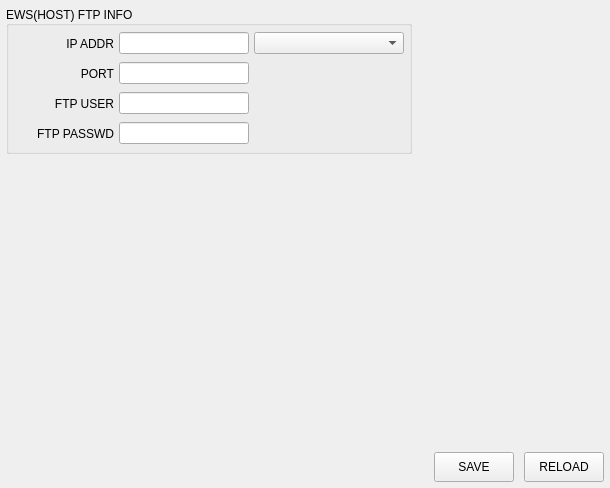
     <widget class="QWidget" name="tabFtp">
      <attribute name="icon">
       <iconset resource="../config.qrc">
        <normaloff>:/icon/ftp.ico</normaloff>:/icon/ftp.ico</iconset>
      </attribute>
      <attribute name="title">
       <string>FTP</string>
      </attribute>
      <layout class="QVBoxLayout" name="verticalLayout">
       <property name="spacing">
        <number>5</number>
       </property>
       <property name="leftMargin">
        <number>6</number>
       </property>
       <property name="topMargin">
        <number>6</number>
       </property>
       <property name="rightMargin">
        <number>6</number>
       </property>
       <property name="bottomMargin">
        <number>6</number>
       </property>
       <item>
        <layout class="QHBoxLayout" name="horizontalLayout_3">
         <property name="spacing">
          <number>5</number>
         </property>
         <item>
          <widget class="QGroupBox" name="gbSlotConfig_2">
           <property name="sizePolicy">
            <sizepolicy hsizetype="Preferred" vsizetype="Fixed">
             <horstretch>0</horstretch>
             <verstretch>0</verstretch>
            </sizepolicy>
           </property>
           <property name="minimumSize">
            <size>
             <width>230</width>
             <height>0</height>
            </size>
           </property>
           <property name="title">
            <string>EWS(HOST) FTP INFO</string>
           </property>
           <property name="alignment">
            <set>Qt::AlignLeading|Qt::AlignLeft|Qt::AlignVCenter</set>
           </property>
           <property name="flat">
            <bool>false</bool>
           </property>
           <layout class="QGridLayout" name="gridLayout">
            <property name="leftMargin">
             <number>5</number>
            </property>
            <property name="topMargin">
             <number>5</number>
            </property>
            <property name="rightMargin">
             <number>5</number>
            </property>
            <property name="bottomMargin">
             <number>5</number>
            </property>
            <property name="spacing">
             <number>5</number>
            </property>
            <item row="0" column="0">
             <widget class="QLabel" name="lblHostFtpIp">
              <property name="sizePolicy">
               <sizepolicy hsizetype="Preferred" vsizetype="Fixed">
                <horstretch>0</horstretch>
                <verstretch>0</verstretch>
               </sizepolicy>
              </property>
              <property name="minimumSize">
               <size>
                <width>100</width>
                <height>25</height>
               </size>
              </property>
              <property name="maximumSize">
               <size>
                <width>1444</width>
                <height>16777215</height>
               </size>
              </property>
              <property name="text">
               <string>IP ADDR</string>
              </property>
              <property name="alignment">
               <set>Qt::AlignRight|Qt::AlignTrailing|Qt::AlignVCenter</set>
              </property>
             </widget>
            </item>
            <item row="0" column="1">
             <widget class="QLineEdit" name="leHostFtpIp">
              <property name="sizePolicy">
               <sizepolicy hsizetype="Preferred" vsizetype="Fixed">
                <horstretch>0</horstretch>
                <verstretch>0</verstretch>
               </sizepolicy>
              </property>
              <property name="minimumSize">
               <size>
                <width>130</width>
                <height>0</height>
               </size>
              </property>
             </widget>
            </item>
            <item row="0" column="2">
             <widget class="QComboBox" name="cboHostAvailIp">
              <property name="minimumSize">
               <size>
                <width>150</width>
                <height>0</height>
               </size>
              </property>
             </widget>
            </item>
            <item row="1" column="0">
             <widget class="QLabel" name="lblHostFtpPort">
              <property name="sizePolicy">
               <sizepolicy hsizetype="Preferred" vsizetype="Fixed">
                <horstretch>0</horstretch>
                <verstretch>0</verstretch>
               </sizepolicy>
              </property>
              <property name="minimumSize">
               <size>
                <width>100</width>
                <height>25</height>
               </size>
              </property>
              <property name="maximumSize">
               <size>
                <width>1444</width>
                <height>16777215</height>
               </size>
              </property>
              <property name="text">
               <string>PORT</string>
              </property>
              <property name="alignment">
               <set>Qt::AlignRight|Qt::AlignTrailing|Qt::AlignVCenter</set>
              </property>
             </widget>
            </item>
            <item row="1" column="1">
             <widget class="QLineEdit" name="leHostFtpPort">
              <property name="sizePolicy">
               <sizepolicy hsizetype="Preferred" vsizetype="Fixed">
                <horstretch>0</horstretch>
                <verstretch>0</verstretch>
               </sizepolicy>
              </property>
              <property name="minimumSize">
               <size>
                <width>130</width>
                <height>0</height>
               </size>
              </property>
              <property name="inputMask">
               <string>9999</string>
              </property>
             </widget>
            </item>
            <item row="2" column="0">
             <widget class="QLabel" name="lblHostFtpUser">
              <property name="sizePolicy">
               <sizepolicy hsizetype="Preferred" vsizetype="Fixed">
                <horstretch>0</horstretch>
                <verstretch>0</verstretch>
               </sizepolicy>
              </property>
              <property name="minimumSize">
               <size>
                <width>100</width>
                <height>25</height>
               </size>
              </property>
              <property name="maximumSize">
               <size>
                <width>1444</width>
                <height>16777215</height>
               </size>
              </property>
              <property name="text">
               <string>FTP USER</string>
              </property>
              <property name="alignment">
               <set>Qt::AlignRight|Qt::AlignTrailing|Qt::AlignVCenter</set>
              </property>
             </widget>
            </item>
            <item row="2" column="1">
             <widget class="QLineEdit" name="leHostFtpUser">
              <property name="sizePolicy">
               <sizepolicy hsizetype="Preferred" vsizetype="Fixed">
                <horstretch>0</horstretch>
                <verstretch>0</verstretch>
               </sizepolicy>
              </property>
              <property name="minimumSize">
               <size>
                <width>130</width>
                <height>0</height>
               </size>
              </property>
             </widget>
            </item>
            <item row="3" column="0">
             <widget class="QLabel" name="lblHostFtpPasswd">
              <property name="sizePolicy">
               <sizepolicy hsizetype="Preferred" vsizetype="Fixed">
                <horstretch>0</horstretch>
                <verstretch>0</verstretch>
               </sizepolicy>
              </property>
              <property name="minimumSize">
               <size>
                <width>100</width>
                <height>25</height>
               </size>
              </property>
              <property name="maximumSize">
               <size>
                <width>1444</width>
                <height>16777215</height>
               </size>
              </property>
              <property name="text">
               <string>FTP PASSWD</string>
              </property>
              <property name="alignment">
               <set>Qt::AlignRight|Qt::AlignTrailing|Qt::AlignVCenter</set>
              </property>
             </widget>
            </item>
            <item row="3" column="1">
             <widget class="QLineEdit" name="leHostFtpPasswd">
              <property name="sizePolicy">
               <sizepolicy hsizetype="Preferred" vsizetype="Fixed">
                <horstretch>0</horstretch>
                <verstretch>0</verstretch>
               </sizepolicy>
              </property>
              <property name="minimumSize">
               <size>
                <width>130</width>
                <height>0</height>
               </size>
              </property>
              <property name="echoMode">
               <enum>QLineEdit::Password</enum>
              </property>
             </widget>
            </item>
           </layout>
          </widget>
         </item>
         <item>
          <spacer name="horizontalSpacer_2">
           <property name="orientation">
            <enum>Qt::Horizontal</enum>
           </property>
           <property name="sizeHint" stdset="0">
            <size>
             <width>40</width>
             <height>20</height>
            </size>
           </property>
          </spacer>
         </item>
        </layout>
       </item>
       <item>
        <spacer name="verticalSpacer">
         <property name="orientation">
          <enum>Qt::Vertical</enum>
         </property>
         <property name="sizeHint" stdset="0">
          <size>
           <width>20</width>
           <height>293</height>
          </size>
         </property>
        </spacer>
       </item>
       <item>
        <layout class="QHBoxLayout" name="horizontalLayout_4">
         <property name="spacing">
          <number>10</number>
         </property>
         <item>
          <spacer name="hsSlot_3">
           <property name="orientation">
            <enum>Qt::Horizontal</enum>
           </property>
           <property name="sizeHint" stdset="0">
            <size>
             <width>428</width>
             <height>20</height>
            </size>
           </property>
          </spacer>
         </item>
         <item>
          <widget class="QPushButton" name="btnFtpSave">
           <property name="minimumSize">
            <size>
             <width>80</width>
             <height>30</height>
            </size>
           </property>
           <property name="text">
            <string>SAVE</string>
           </property>
           <property name="icon">
            <iconset resource="../../ABLEE_ChamberUi/chamberui.qrc">
             <normaloff>:/icon/ok.ico</normaloff>:/icon/ok.ico</iconset>
           </property>
           <property name="iconSize">
            <size>
             <width>24</width>
             <height>24</height>
            </size>
           </property>
          </widget>
         </item>
         <item>
          <widget class="QPushButton" name="btnFtpReload">
           <property name="minimumSize">
            <size>
             <width>80</width>
             <height>30</height>
            </size>
           </property>
           <property name="text">
            <string>RELOAD</string>
           </property>
           <property name="icon">
            <iconset resource="../config.qrc">
             <normaloff>:/icon/reload0.ico</normaloff>:/icon/reload0.ico</iconset>
           </property>
           <property name="iconSize">
            <size>
             <width>24</width>
             <height>24</height>
            </size>
           </property>
          </widget>
         </item>
        </layout>
       </item>
      </layout>
     </widget>
